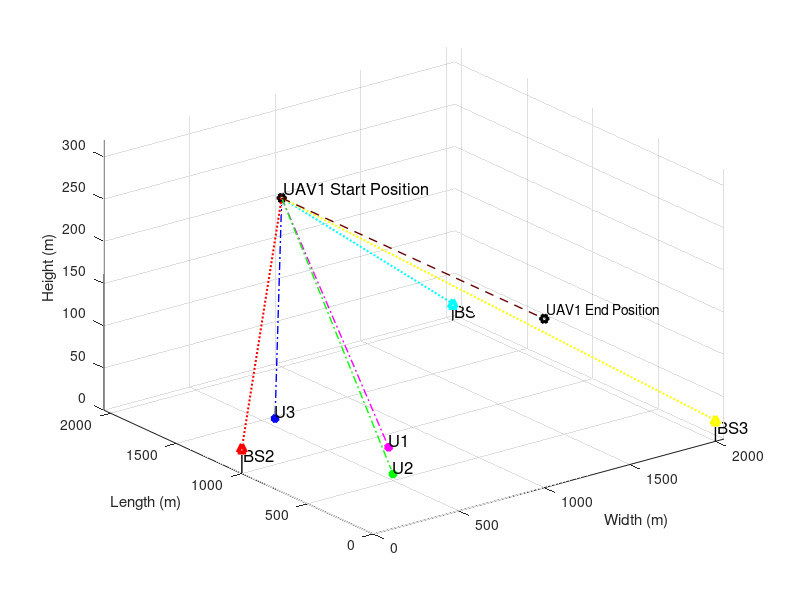

Source code (MATLAB): (Note: this script raises an error after producing the figure.)
clc;
clear variables;
close all;

%% Simulation Environment

enWidth = 2000;             % Simulation Environment Width (X axis)
enLength = 2000;            % Simulation Environment Length (Y axis)
enHeight = 320;             % Simulation Environment Height (Z axis)
maxHeighUAV = 300;          % Maximum Height of UAV
minHeighUAV = 50;           % Minimum Height of UAV
noUsers = 3;                % Number of Users
noBS = 3;                   % Number of Base Sations
noUAV = 1;                  % Number of UAVs

%% Ground Users, Base Stations and UAV Positions


for i=1:noUAV
    % UAV Start Position
    xUAV_S(i) = 1000;       % UAV start position in X axis
    yUAV_S(i) = enLength;   % UAV start position in Y axis
    zUAV_S(i) = 200;        % UAV start position in Z axis
    
    % UAV End Position
    xUAV_E(i) = 1000;       % UAV end position in X axis
    yUAV_E(i) = 0;          % UAV end position in Y axis
    zUAV_E(i) = 200;        % UAV end position in Z axis
end

% Initialization of UAV moving positions
for i=1:noUAV
    xUAV(i) = 1000;         % UAV position in X axis
    yUAV(i) = enLength;     % UAV position in Y axis
    zUAV(i) = zUAV_S(i);    % UAV position in Z axis
end

% BS positions in the environment
xBS = [2000,0,2000];        % BSs positions in X axis
yBS = [2000,1000,0];        % BSs positions in Y axis
zBS = [20, 30, 25];         % BSs positions in Z axis

% Ground Users' posision
for i=1:noUsers
    xUser(i) = randi([enWidth/4, 3*enWidth/4]);     % User position in X axis
    yUser(i) = randi([enLength/4, 3*enLength/4]);   % User position in Y axis
    zUser(i) = 0;                                   % User position in Z axis = 0
end

%% Figure plot in Initialization of Environment


% Ground User plotting
figure,
%userPlot = plot3(xUser,yUser,zUser,'k*','linewidth',3); hold on;
userColorCode = ['m*';'g*';'b*'];
for o=1:noUsers
    userPlot(o) = plot3(xUser(o),yUser(o),zUser(o),userColorCode(o,:),'linewidth',3); 
    hold on;
end
for o=1:noUsers
    textUsers(o) = text(xUser(o)-10,yUser(o)-10,zUser(o)+10,['U',num2str(o)],'FontSize', 12);
    %textUsAngle(o) = text(xUser(o)+10,yUser(o)+10,['U_{\theta_{',num2str(o),'}}'],'FontSize', 12);
end

% UAVs Plotting
uavColorCode = ['kh'];
for o=1:noUAV
    plot3(xUAV_S(o), yUAV_S(o), zUAV_S(o), uavColorCode(o,:),'linewidth', 3);
end
for o=1:noUAV
    text(xUAV_S(o) + 20, yUAV_S(o) + 10, zUAV_S(o) + 10,['UAV',num2str(o),' Start Position'],'FontSize', 12);
end

for o=1:noUAV
    plot3(xUAV_E(o), yUAV_E(o), zUAV_E(o), uavColorCode(o,:),'linewidth', 3);
end
for o=1:noUAV
    text(xUAV_E(o) + 20, yUAV_E(o) + 10, zUAV_E(o) + 10,['UAV',num2str(o),' End Position']);
end

% BSs Plotting
bsColorCode = ['c^';'r^';'y^'];
for o=1:noBS
    plot3(xBS(o), yBS(o), zBS(o), bsColorCode(o,:),'linewidth', 3);
end
for o=1:noBS
    plot3([xBS(o) xBS(o)], [yBS(o) yBS(o)],[zBS(o) 0], 'k-','linewidth', 1); drawnow
    text(xBS(o) + 20, yBS(o) + 10, zBS(o) - 10,['BS', num2str(o)],'FontSize', 12);
end

% Plotting LoS Channel between BSs and UAVs
bsColorCodeLine = ['c:';'r:';'y:'];
for i = 1:noUAV
    for directBS = 1:noBS
        plot3([xUAV(i) xBS(directBS)], [yUAV(i) yBS(directBS)],[zUAV(i) zBS(directBS)], bsColorCodeLine(directBS,:),'linewidth', 1.5); drawnow
    end
end

% Plotting LoS Channel between users and UAVs
userColorCodeLine = ['m-.';'g-.';'b-.'];
for i = 1:noUAV
    for directUsers = 1:noUsers
        plot3([xUAV(i) xUser(directUsers)], [yUAV(i) yUser(directUsers)],[zUAV(i) zUser(directUsers)], userColorCodeLine(directUsers,:),'linewidth', 1); drawnow
    end
end

% Plotting UAV default path
for i = 1:noUAV
    plot3([xUAV_S(i) xUAV_E(i)], [yUAV_S(i) yUAV_E(i)],[zUAV_S(i) zUAV_E(i)], '--', 'Color', '#660000' ,'linewidth', 1); drawnow
end

mx = (zUAV_S - zUAV_E)/(yUAV_S - yUAV_E);
c = zUAV_S - mx*yUAV_S;

% 3D Plot labels
xlim([0 2050])
ylim([0 2050])
zlim([0 320])
xlabel('Width (m)');
ylabel('Length (m)');
zlabel('Height (m)');
grid on; hold on; drawnow

%% Information for path loss model

eta = 2.5;              % Path Loss Component
b_0dB = -50;            % Reference Channel Gain in dB
b_0 = db2pow(b_0dB);    % Reference Channel Gain in linear scale
k = 0.01;               % Additional attenuation for NLoS

%% Infromation for Rician Fading Model

% Rician factor
K_min = 4;      % K_min value in dB
K_max = 12;     % K_max value in dB

A1 = db2pow(K_min);
A2 = (2/pi)*log((db2pow(K_max))/A1);

%N = 10^5;
g = sqrt(1/2)*(randn(1,1)+1i*randn(1,1));


%% Simulation
index = 1;
for j = enLength:-100:0
    for i=1:noUAV
        zUAV(i) = mx*j + c;
        yUAV(i) = j;
        plot3(xUAV(i),  yUAV(i),  zUAV(i), '+','Color','#660000','linewidth', 1);hold on;

        
        for bm=1:noBS
            % LoS distance between UAVs and BSs
            groundDisUAV_BS(i,bm) = sqrt((xUAV(i)-xBS(bm))^2 + (yUAV(i)-yBS(bm))^2);
            DisUAV_BS(i,bm) = sqrt(groundDisUAV_BS(i,bm)^2 + (zBS(bm)-zUAV(i))^2);
            
            % Elavation Angle in radiant between UAVs and Users
            angleUAV_BS(i,bm) = atan(abs(zBS(bm)-zUAV(i))/groundDisUAV_BS(i,bm))*(180/pi);
            
            PLoS_BS(index,i,bm) = 1/(1+(10*exp(-0.6*(angleUAV_BS(i,bm)-10))));
            
            pow_LoS_BS = b_0*(DisUAV_BS(i,bm)^(-eta));
            
            
            % Angle depend rician factor
            K_UAV_BS(i,bm) = A1*exp(A2*angleUAV_BS(i,bm)*(pi/180));
            
            g_UAV_BS(i,bm) = sqrt(K_UAV_BS(i,bm)/(1+K_UAV_BS(i,bm)))*g + sqrt(1/(1+K_UAV_BS(i,bm)))*g;
            
            h_UAV_BS(index,i,bm) = sqrt(pow_LoS_BS)*g_UAV_BS(i,bm);
            
            h_UAV_BS_dB(index,i,bm) = pow2db(abs(h_UAV_BS(index,i,bm))^2);
            
        end
        
        
        for m=1:noUsers
            % LoS distance between UAVs and Users
            groundDisUAV_User(i,m) = sqrt((xUAV(i)-xUser(m))^2 + (yUAV(i)-yUser(m))^2);
            DisUAV_User(i,m) = sqrt(groundDisUAV_User(i,m)^2 + zUAV(i)^2);
            
            % Elavation Angle in radiant between UAVs and Users
            angleUAV_User(i,m) = atan(zUAV(i)/groundDisUAV_User(i,m))*(180/pi);
            
            
            PLoS(index,i,m) = 1/(1+(10*exp(-0.6*(angleUAV_User(i,m)-10))));
            
            pow_LoS = b_0*(DisUAV_User(i,m)^(-eta));
            
            
            % Angle depend rician factor
            K_UAV_User(i,m) = A1*exp(A2*angleUAV_User(i,m)*(pi/180));
            
            g_UAV_User(i,m) = sqrt(K_UAV_User(i,m)/(1+K_UAV_User(i,m)))*g + sqrt(1/(1+K_UAV_User(i,m)))*g;
            
            h_UAV_Users(index,i,m) = sqrt(pow_LoS)*g_UAV_User(i,m);
            
            h_UAV_Users_dB(index,i,m) = pow2db(abs(h_UAV_Users(index,i,m))^2);
           
        end
        
        % Power coefficeints calculation for users
        pow_coef_array_ch(index,:) = findPowCoeff(abs(h_UAV_Users(index,i,:)),noUsers);
        
        % Achievable Rate Calculations for Users
        achievableRate_ch(index,:) = findAchievableRate(h_UAV_Users(index,i,:),pow_coef_array_ch(index,:),pow_coef_array_fr(index,:),noUsers);
        
        % Achievable Rate Calculations for BSs
        %achievableRate_BS(index,:) = findAchievableRate_BS(h_UAV_BS(index,i,:),noBS);
        
        % Achievable Rate Calculations for Users in SWIPT model
        achievableRate_ch_SWIPT(index,:) = findAchievableRate_SWIPT(h_UAV_Users(index,i,:),h_UAV_BS(index,i,:),pow_coef_array_ch(index,:),pow_coef_array_fr(index,:),noUsers);
        
        minRate = min(achievableRate_ch(index,:))
        if index>1 && index<21
            updatedPosition = positionUpdate_PSO(xUAV(i),yUAV(i),zUAV(i),minRate,noUsers,xUser,yUser,g);
            up_xUAV(index,i) = xUAV(i) + updatedPosition.position(1);
            up_zUAV(index,i) = zUAV(i) + updatedPosition.position(2);
            up_yUAV(index,i) = yUAV(i);
        else
            up_xUAV(index,i) = xUAV(i);
            up_yUAV(index,i) = yUAV(i);
            up_zUAV(index,i) = zUAV(i);
        end
        plot3(up_xUAV(index,i),  up_yUAV(index,i),  up_zUAV(index,i), 'gh','linewidth', 0.5);hold on;
        
        if index>1 
            plot3([up_xUAV(index-1,i) up_xUAV(index,i)], [up_yUAV(index-1,i) up_yUAV(index,i)],[up_zUAV(index-1,i) up_zUAV(index,i)], 'g--','linewidth', 0.5); drawnow
        end
       % updatedPosition.minRate
        % LoS distance between UAVs and BSs
        for bm=1:noBS
            groundDisUAV_BS_Up(i,bm) = sqrt((up_xUAV(index,i)-xBS(bm))^2 + (up_yUAV(index,i)-yBS(bm))^2);
            DisUAV_BS_Up(i,bm) = sqrt(groundDisUAV_BS_Up(i,bm)^2 + (zBS(bm)-up_zUAV(index,i))^2);
            
            % Elavation Angle in radiant between UAVs and Users
            angleUAV_BS_Up(i,bm) = atan(abs(zBS(bm)-up_zUAV(index,i))/groundDisUAV_BS_Up(i,bm))*(180/pi);
            
            PLoS_BS_Up(index,i,bm) = 1/(1+(10*exp(-0.6*(angleUAV_BS_Up(i,bm)-10))));
            
            pow_LoS_BS_Up = b_0*(DisUAV_BS_Up(i,bm)^(-eta));
            pow_NLoS_BS_Up = k*b_0*(DisUAV_BS_Up(i,bm)^(-eta));
            Ch_pow_LoS_BS_Up(index,i,bm) = pow2db(pow_LoS_BS_Up); 
            Ch_pow_NLoS_BS_Up(index,i,bm) = pow2db(pow_NLoS_BS_Up);
            
            % Expected Path Loss Channel gain
            E_bd_BS_Up = PLoS_BS_Up(index,i,bm)*pow_LoS_BS_Up + (1 - PLoS_BS_Up(index,i,bm))*pow_NLoS_BS_Up;
            E_bd_dB_BS_Up(index,i,bm) = pow2db(E_bd_BS_Up); % in dB
            
            % Angle depend rician factor
            K_UAV_BS_Up(i,bm) = A1*exp(A2*angleUAV_BS_Up(i,bm)*(pi/180));
            
            g_UAV_BS_Up(i,bm) = sqrt(K_UAV_BS_Up(i,bm)/(1+K_UAV_BS_Up(i,bm)))*g + sqrt(1/(1+K_UAV_BS_Up(i,bm)))*g;
            
            h_UAV_BS_Up(index,i,bm) = sqrt(pow_LoS_BS_Up)*g_UAV_BS_Up(i,bm);
            
            h_UAV_BS_dB_Up(index,i,bm) = pow2db(abs(h_UAV_BS_Up(index,i,bm))^2);
            
        end
        
        % LoS distance between UAVs and Users
        for m=1:noUsers
            groundDisUAV_User_Up(i,m) = sqrt((up_xUAV(index,i)-xUser(m))^2 + (up_yUAV(index,i)-yUser(m))^2);
            DisUAV_User_Up(i,m) = sqrt(groundDisUAV_User_Up(i,m)^2 + up_zUAV(index,i)^2);
            
            % Elavation Angle in radiant between UAVs and Users
            angleUAV_User_Up(i,m) = atan(up_zUAV(index,i)/groundDisUAV_User_Up(i,m))*(180/pi);
            
            
            PLoS_Up(index,i,m) = 1/(1+(10*exp(-0.6*(angleUAV_User_Up(i,m)-10))));
            
            pow_LoS_Up = b_0*(DisUAV_User_Up(i,m)^(-eta));
            pow_NLoS_Up = k*b_0*(DisUAV_User_Up(i,m)^(-eta));
            Ch_pow_LoS_Up(index,i,m) = pow2db(pow_LoS_Up); 
            Ch_pow_NLoS_Up(index,i,m) = pow2db(pow_NLoS_Up);
            
            % Expected Path Loss Channel gain
            E_bd_Up = PLoS_Up(index,i,m)*pow_LoS_Up + (1 - PLoS_Up(index,i,m))*pow_NLoS_Up;
            E_bd_dB_Up(index,i,m) = pow2db(E_bd_Up); % in dB
            
            
            % Angle depend rician factor
            K_UAV_User_Up(i,m) = A1*exp(A2*angleUAV_User_Up(i,m)*(pi/180));
            
            g_UAV_User_Up(i,m) = sqrt(K_UAV_User_Up(i,m)/(1+K_UAV_User_Up(i,m)))*g + sqrt(1/(1+K_UAV_User_Up(i,m)))*g;
            
            h_UAV_Users_Up(index,i,m) = sqrt(pow_LoS_Up)*g_UAV_User_Up(i,m);
            
            h_UAV_Users_dB_Up(index,i,m) = pow2db(abs(h_UAV_Users_Up(index,i,m))^2);
           
        end
%         %%%%%%%%%%%%%%%%%%%%%%%%%%%%%%%%%%%%%%%%%%%%%%%%%%%%%%%%%%%%%%%%%%%%%%%%%%%%%%%%%%%%%%%%%%%%%%%%%%
%         minRate_SWIPT = min(achievableRate_ch_SWIPT(index,:))
%         if index>1 && index<21
%             updatedPosition_SWIPT = positionUpdate_PSO_SWIPT(xUAV(i),yUAV(i),zUAV(i),xBS,yBS,zBS,minRate,noUsers,xUser,yUser,g,noBS);
%             up_xUAV_SWIPT(index,i) = xUAV(i) + updatedPosition_SWIPT.position(1);
%             up_zUAV_SWIPT(index,i) = zUAV(i) + updatedPosition_SWIPT.position(2);
%             up_yUAV_SWIPT(index,i) = yUAV(i);
%         else
%             up_xUAV_SWIPT(index,i) = xUAV(i);
%             up_yUAV_SWIPT(index,i) = yUAV(i);
%             up_zUAV_SWIPT(index,i) = zUAV(i);
%         end
%         plot3(up_xUAV_SWIPT(index,i),  up_yUAV_SWIPT(index,i),  up_zUAV_SWIPT(index,i), 'gp','linewidth', 0.5);hold on;
%         
%         if index>1 
%             plot3([up_xUAV_SWIPT(index-1,i) up_xUAV_SWIPT(index,i)], [up_yUAV_SWIPT(index-1,i) up_yUAV_SWIPT(index,i)],[up_zUAV_SWIPT(index-1,i) up_zUAV_SWIPT(index,i)], 'm--','linewidth', 0.5); drawnow
%         end
%        % updatedPosition.minRate
%         % LoS distance between UAVs and BSs
%         for bm=1:noBS
%             groundDisUAV_BS_Up_SWIPT(i,bm) = sqrt((up_xUAV_SWIPT(index,i)-xBS(bm))^2 + (up_yUAV_SWIPT(index,i)-yBS(bm))^2);
%             DisUAV_BS_Up_SWIPT(i,bm) = sqrt(groundDisUAV_BS_Up_SWIPT(i,bm)^2 + (zBS(bm)-up_zUAV_SWIPT(index,i))^2);
%             
%             % Elavation Angle in radiant between UAVs and Users
%             angleUAV_BS_Up_SWIPT(i,bm) = atan(abs(zBS(bm)-up_zUAV_SWIPT(index,i))/groundDisUAV_BS_Up_SWIPT(i,bm))*(180/pi);
%             
%             PLoS_BS_Up_SWIPT(index,i,bm) = 1/(1+(10*exp(-0.6*(angleUAV_BS_Up_SWIPT(i,bm)-10))));
%             
%             pow_LoS_BS_Up_SWIPT = b_0*(DisUAV_BS_Up_SWIPT(i,bm)^(-eta));
%             pow_NLoS_BS_Up_SWIPT = k*b_0*(DisUAV_BS_Up_SWIPT(i,bm)^(-eta));
%             Ch_pow_LoS_BS_Up_SWIPT(index,i,bm) = pow2db(pow_LoS_BS_Up_SWIPT); 
%             Ch_pow_NLoS_BS_Up_SWIPT(index,i,bm) = pow2db(pow_NLoS_BS_Up_SWIPT);
%             
%             % Expected Path Loss Channel gain
%             E_bd_BS_Up_SWIPT = PLoS_BS_Up_SWIPT(index,i,bm)*pow_LoS_BS_Up_SWIPT + (1 - PLoS_BS_Up_SWIPT(index,i,bm))*pow_NLoS_BS_Up_SWIPT;
%             E_bd_dB_BS_Up_SWIPT(index,i,bm) = pow2db(E_bd_BS_Up_SWIPT); % in dB
%             
%             % Angle depend rician factor
%             K_UAV_BS_Up_SWIPT(i,bm) = A1*exp(A2*angleUAV_BS_Up_SWIPT(i,bm)*(pi/180));
%             
%             g_UAV_BS_Up_SWIPT(i,bm) = sqrt(K_UAV_BS_Up_SWIPT(i,bm)/(1+K_UAV_BS_Up_SWIPT(i,bm)))*g + sqrt(1/(1+K_UAV_BS_Up_SWIPT(i,bm)))*g;
%             
%             h_UAV_BS_Up_SWIPT(index,i,bm) = sqrt(pow_LoS_BS_Up_SWIPT)*g_UAV_BS_Up_SWIPT(i,bm);
%             
%             h_UAV_BS_dB_Up_SWIPT(index,i,bm) = pow2db(abs(h_UAV_BS_Up_SWIPT(index,i,bm))^2);
%             
%         end
%         
%         % LoS distance between UAVs and Users
%         for m=1:noUsers
%             groundDisUAV_User_Up_SWIPT(i,m) = sqrt((up_xUAV_SWIPT(index,i)-xUser(m))^2 + (up_yUAV_SWIPT(index,i)-yUser(m))^2);
%             DisUAV_User_Up_SWIPT(i,m) = sqrt(groundDisUAV_User_Up_SWIPT(i,m)^2 + up_zUAV_SWIPT(index,i)^2);
%             
%             % Elavation Angle in radiant between UAVs and Users
%             angleUAV_User_Up_SWIPT(i,m) = atan(up_zUAV_SWIPT(index,i)/groundDisUAV_User_Up_SWIPT(i,m))*(180/pi);
%             
%             
%             PLoS_Up_SWIPT(index,i,m) = 1/(1+(10*exp(-0.6*(angleUAV_User_Up_SWIPT(i,m)-10))));
%             
%             pow_LoS_Up_SWIPT = b_0*(DisUAV_User_Up_SWIPT(i,m)^(-eta));
%             pow_NLoS_Up_SWIPT = k*b_0*(DisUAV_User_Up_SWIPT(i,m)^(-eta));
%             Ch_pow_LoS_Up_SWIPT(index,i,m) = pow2db(pow_LoS_Up_SWIPT); 
%             Ch_pow_NLoS_Up_SWIPT(index,i,m) = pow2db(pow_NLoS_Up_SWIPT);
%             
%             % Expected Path Loss Channel gain
%             E_bd_Up_SWIPT = PLoS_Up_SWIPT(index,i,m)*pow_LoS_Up_SWIPT + (1 - PLoS_Up_SWIPT(index,i,m))*pow_NLoS_Up_SWIPT;
%             E_bd_dB_Up_SWIPT(index,i,m) = pow2db(E_bd_Up_SWIPT); % in dB
%             
%             
%             % Angle depend rician factor
%             K_UAV_User_Up_SWIPT(i,m) = A1*exp(A2*angleUAV_User_Up_SWIPT(i,m)*(pi/180));
%             
%             g_UAV_User_Up_SWIPT(i,m) = sqrt(K_UAV_User_Up_SWIPT(i,m)/(1+K_UAV_User_Up_SWIPT(i,m)))*g + sqrt(1/(1+K_UAV_User_Up_SWIPT(i,m)))*g;
%             
%             h_UAV_Users_Up_SWIPT(index,i,m) = sqrt(pow_LoS_Up_SWIPT)*g_UAV_User_Up_SWIPT(i,m);
%             
%             h_UAV_Users_dB_Up_SWIPT(index,i,m) = pow2db(abs(h_UAV_Users_Up_SWIPT(index,i,m))^2);
%            
%         end
% 
%         
%         
%         
%         %%%%%%%%%%%%%%%%%%%%%%%%%%%%%%%%%%%%%%%%%%%%%%%%%%%%%%%%%%%%%%%%%%%%%%%%%%%%%%%%%%%%%%%%%%%%%%%%%
        % Power coefficeints calculation for users
        [pow_coef_array_ch_Up(index,:), pow_coef_array_fr_Up(index,:)] = findPowCoeff(abs(h_UAV_Users_Up(index,i,:)),noUsers);
        
        % Achievable Rate Calculations for Users
        [achievableRate_ch_Up(index,:), achievableRate_fr_Up(index,:)] = findAchievableRate(h_UAV_Users_Up(index,i,:),pow_coef_array_ch_Up(index,:),pow_coef_array_fr_Up(index,:),noUsers);
        
        % Achievable Rate Calculations for BSs
        achievableRate_BS_Up(index,:) = findAchievableRate_BS(h_UAV_BS_Up(index,i,:),noBS);
        
        % Achievable Rate Calculations for Users in SWIPT model
        [achievableRate_ch_SWIPT_Up(index,:), achievableRate_fr_SWIPT_Up(index,:)] = findAchievableRate_SWIPT(h_UAV_Users_Up(index,i,:),h_UAV_BS_Up(index,i,:),pow_coef_array_ch_Up(index,:),pow_coef_array_fr_Up(index,:),noUsers);
        
        minAchRate(index) = min(achievableRate_ch(index,:));
        minAchRate_Up(index) = min(achievableRate_ch_Up(index,:));
        
        minAchRate_SWIPT(index) = min(achievableRate_ch_SWIPT(index,:));
        minAchRate_Up_SWIPT(index) = min(achievableRate_ch_SWIPT_Up(index,:));
        
        
%     
%         
%         %%%%%%%%%%%%%%%%%%%%%%%%%%%%%%%%%%%%%%%%%%%%%%%%%%%%%%%%%%%%%%%%%%%%%%%%%%%%%%%%%%%%%%%%%%%%%%%%%%%
%         
%         % Power coefficeints calculation for users
%         [pow_coef_array_ch_Up_SWIPT(index,:), pow_coef_array_fr_Up_SWIPT(index,:)] = findPowCoeff(abs(h_UAV_Users_Up_SWIPT(index,i,:)),noUsers);
%         
%         % Achievable Rate Calculations for Users
%         %[achievableRate_ch_Up_SWIPT(index,:), achievableRate_fr_Up_SWIPT(index,:)] = findAchievableRate(h_UAV_Users_Up_SWIPT(index,i,:),pow_coef_array_ch_Up_SWIPT(index,:),pow_coef_array_fr_Up_SWIPT(index,:),noUsers);
%         
%         % Achievable Rate Calculations for BSs
%         %achievableRate_BS_Up_SWIPT(index,:) = findAchievableRate_BS(h_UAV_BS_Up_SWIPT(index,i,:),noBS);
%         
%         % Achievable Rate Calculations for Users in SWIPT model
%         [achievableRate_ch_SWIPT_Up(index,:), achievableRate_fr_SWIPT_Up(index,:)] = findAchievableRate_SWIPT(h_UAV_Users_Up_SWIPT(index,i,:),h_UAV_BS_Up_SWIPT(index,i,:),pow_coef_array_ch_Up_SWIPT(index,:),pow_coef_array_fr_Up_SWIPT(index,:),noUsers);
%         
%         %%%%%%%%%%%%%%%%%%%%%%%%%%%%%%%%%%%%%%%%%%%%%%%%%%%%%%%%%%%%%%%%%%%%%%%%%%%%%%%%%%%%%%%%%%%%%%%%%%%
%         
%         minAchRate_SWIPT(index) = min(achievableRate_ch_SWIPT(index,:));
%         minAchRate_Up_SWIPT(index) = min(achievableRate_ch_SWIPT_Up(index,:));
%         
        
    end
    index = index +1;
end
